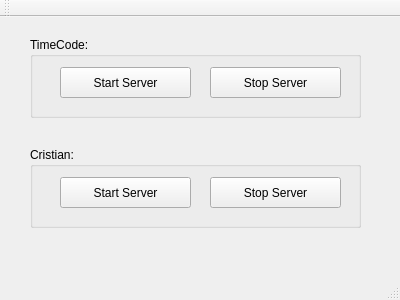
<?xml version="1.0" encoding="UTF-8"?>
<ui version="4.0">
 <class>MainWindow</class>
 <widget class="QMainWindow" name="MainWindow">
  <property name="geometry">
   <rect>
    <x>0</x>
    <y>0</y>
    <width>400</width>
    <height>300</height>
   </rect>
  </property>
  <property name="windowTitle">
   <string>MainWindow</string>
  </property>
  <widget class="QWidget" name="centralWidget">
   <widget class="QGroupBox" name="groupBox">
    <property name="geometry">
     <rect>
      <x>30</x>
      <y>20</y>
      <width>331</width>
      <height>81</height>
     </rect>
    </property>
    <property name="title">
     <string>TimeCode:</string>
    </property>
    <widget class="QPushButton" name="btnStart">
     <property name="geometry">
      <rect>
       <x>30</x>
       <y>30</y>
       <width>131</width>
       <height>31</height>
      </rect>
     </property>
     <property name="text">
      <string>Start Server</string>
     </property>
    </widget>
    <widget class="QPushButton" name="btnStop">
     <property name="geometry">
      <rect>
       <x>180</x>
       <y>30</y>
       <width>131</width>
       <height>31</height>
      </rect>
     </property>
     <property name="text">
      <string>Stop Server</string>
     </property>
    </widget>
   </widget>
   <widget class="QGroupBox" name="groupBox_2">
    <property name="geometry">
     <rect>
      <x>30</x>
      <y>130</y>
      <width>331</width>
      <height>81</height>
     </rect>
    </property>
    <property name="title">
     <string>Cristian:</string>
    </property>
    <widget class="QPushButton" name="btnStart_C">
     <property name="geometry">
      <rect>
       <x>30</x>
       <y>30</y>
       <width>131</width>
       <height>31</height>
      </rect>
     </property>
     <property name="text">
      <string>Start Server</string>
     </property>
    </widget>
    <widget class="QPushButton" name="btnStop_C">
     <property name="geometry">
      <rect>
       <x>180</x>
       <y>30</y>
       <width>131</width>
       <height>31</height>
      </rect>
     </property>
     <property name="text">
      <string>Stop Server</string>
     </property>
    </widget>
   </widget>
  </widget>
  <widget class="QMenuBar" name="menuBar">
   <property name="geometry">
    <rect>
     <x>0</x>
     <y>0</y>
     <width>400</width>
     <height>25</height>
    </rect>
   </property>
  </widget>
  <widget class="QToolBar" name="mainToolBar">
   <attribute name="toolBarArea">
    <enum>TopToolBarArea</enum>
   </attribute>
   <attribute name="toolBarBreak">
    <bool>false</bool>
   </attribute>
  </widget>
  <widget class="QStatusBar" name="statusBar"/>
 </widget>
 <layoutdefault spacing="6" margin="11"/>
 <resources/>
 <connections/>
</ui>
